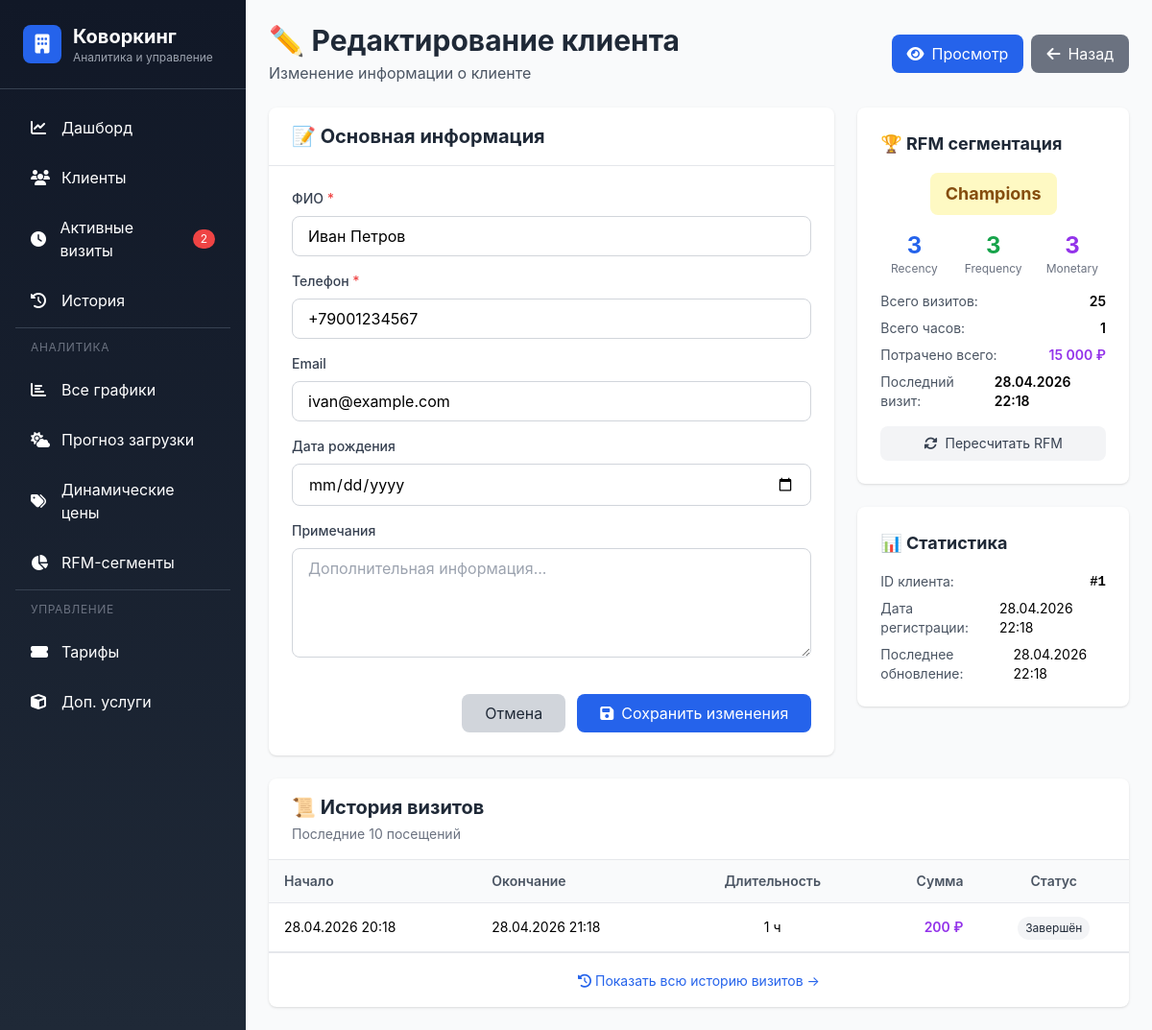
The app's page /client-edit.php?id=1 with its own data.
### tables this page shows
CREATE TABLE `clients` (
  `id` int(11) NOT NULL AUTO_INCREMENT,
  `full_name` varchar(255) NOT NULL,
  `phone` varchar(20) NOT NULL,
  `email` varchar(255) DEFAULT NULL,
  `birthday` date DEFAULT NULL,
  `registration_date` datetime DEFAULT current_timestamp(),
  `total_visits` int(11) DEFAULT 0,
  `total_hours` decimal(10,2) DEFAULT 0.00,
  `total_spent` decimal(10,2) DEFAULT 0.00,
  `last_visit_date` datetime DEFAULT NULL,
  `r_score` tinyint(4) DEFAULT 1,
  `f_score` tinyint(4) DEFAULT 1,
  `m_score` tinyint(4) DEFAULT 1,
  `rfm_segment` varchar(50) DEFAULT NULL,
  `is_active` tinyint(1) DEFAULT 1,
  `notes` text DEFAULT NULL,
  `created_at` timestamp NOT NULL DEFAULT current_timestamp(),
  `updated_at` timestamp NOT NULL DEFAULT current_timestamp() ON UPDATE current_timestamp(),
  PRIMARY KEY (`id`),
  UNIQUE KEY `phone` (`phone`),
  KEY `idx_phone` (`phone`),
  KEY `idx_rfm` (`r_score`,`f_score`,`m_score`),
  KEY `idx_last_visit` (`last_visit_date`)
);

CREATE TABLE `visits` (
  `id` int(11) NOT NULL AUTO_INCREMENT,
  `client_id` int(11) NOT NULL,
  `tariff_id` int(11) DEFAULT NULL,
  `start_time` datetime NOT NULL,
  `end_time` datetime DEFAULT NULL,
  `duration_hours` decimal(10,2) DEFAULT 0.00,
  `hourly_rate_applied` decimal(10,2) DEFAULT NULL,
  `subtotal` decimal(10,2) DEFAULT 0.00,
  `extra_services_total` decimal(10,2) DEFAULT 0.00,
  `discount` decimal(10,2) DEFAULT 0.00,
  `total_amount` decimal(10,2) DEFAULT 0.00,
  `status` enum('active','completed','cancelled') DEFAULT 'active',
  `extra_services_json` longtext DEFAULT NULL CHECK (json_valid(`extra_services_json`)),
  `walk_in` tinyint(1) DEFAULT 1,
  `created_at` timestamp NOT NULL DEFAULT current_timestamp(),
  PRIMARY KEY (`id`),
  KEY `tariff_id` (`tariff_id`),
  KEY `idx_client` (`client_id`),
  KEY `idx_status_time` (`status`,`start_time`),
  KEY `idx_start_time` (`start_time`),
  KEY `idx_date` (`start_time`),
  CONSTRAINT `visits_ibfk_1` FOREIGN KEY (`client_id`) REFERENCES `clients` (`id`) ON DELETE CASCADE,
  CONSTRAINT `visits_ibfk_2` FOREIGN KEY (`tariff_id`) REFERENCES `tariffs` (`id`)
);

### client-edit.php (the view, shortened to what the rows shown need)
<?php
$client_id = isset($_GET['id']) ? (int)$_GET['id'] : 0;
$db = getDB();
$stmt = $db->prepare("
    SELECT c.*,
           (SELECT COUNT(*) FROM visits WHERE client_id = c.id AND status = 'completed') as total_visits_count,
           (SELECT COALESCE(SUM(total_amount), 0) FROM visits WHERE client_id = c.id AND status = 'completed') as total_spent_amount,
           (SELECT SUM(duration_hours) FROM visits WHERE client_id = c.id AND status = 'completed') as total_hours
    FROM clients c
    WHERE c.id = ?
");
$stmt->execute([$client_id]);
$client = $stmt->fetch();
$stmt = $db->prepare("
    SELECT v.*, t.name as tariff_name,
           CASE
               WHEN v.status = 'active' THEN 'Активен'
               WHEN v.status = 'completed' THEN 'Завершён'
               ELSE 'Отменён'
           END as status_name
    FROM visits v
    LEFT JOIN tariffs t ON t.id = v.tariff_id
    WHERE v.client_id = ?
    ORDER BY v.start_time DESC
    LIMIT 10
");
$stmt->execute([$client_id]);
$visits_history = $stmt->fetchAll();
include 'header.php';
include 'left-menu.php';
?>
<div class="flex-1 p-6 bg-gray-50">
    <div class="max-w-6xl mx-auto">
        <div class="flex justify-between items-center mb-6">
            <div>
                <h1 class="text-3xl font-bold text-gray-800">✏️ Редактирование клиента</h1>
            </div>
        </div>
        <div class="grid grid-cols-1 lg:grid-cols-3 gap-6">
            <div class="lg:col-span-2">
                <div class="bg-white rounded-lg shadow">
                    <div class="border-b px-6 py-4">
                        <h2 class="text-xl font-bold text-gray-800">📝 Основная информация</h2>
                    </div>
                    <form method="POST" class="p-6">
                        <div class="space-y-4">
                            <div>
                                <label class="block text-sm font-medium text-gray-700 mb-2">
                                    ФИО <span class="text-red-500">*</span>
                                </label>
                                <input type="text"
                                       name="full_name"
                                       value="<?= htmlspecialchars($client['full_name']) ?>"
                                       required
                                       class="w-full border border-gray-300 rounded-lg px-4 py-2 focus:outline-none focus:ring-2 focus:ring-blue-500">
                            </div>
                            <div>
                                <label class="block text-sm font-medium text-gray-700 mb-2">
                                    Телефон <span class="text-red-500">*</span>
                                </label>
                                <input type="tel"
                                       name="phone"
                                       value="<?= htmlspecialchars($client['phone']) ?>"
                                       required
                                       id="phoneInput"
                                       class="w-full border border-gray-300 rounded-lg px-4 py-2 focus:outline-none focus:ring-2 focus:ring-blue-500">
                            </div>
                            <div>
                                <label class="block text-sm font-medium text-gray-700 mb-2">
                                    Email
                                </label>
                                <input type="email"
                                       name="email"
                                       value="<?= htmlspecialchars($client['email']) ?>"
                                       class="w-full border border-gray-300 rounded-lg px-4 py-2 focus:outline-none focus:ring-2 focus:ring-blue-500">
                            </div>
                        </div>
                    </form>
                </div>
            </div>
            <div class="space-y-6">
                <div class="bg-white rounded-lg shadow p-6">
                    <?php
                    $rfm_colors = [
                        'Champions' => 'bg-yellow-100 text-yellow-800 border-yellow-300',
                        'Loyal' => 'bg-green-100 text-green-800 border-green-300',
                        'Potential' => 'bg-blue-100 text-blue-800 border-blue-300',
                        'Promising' => 'bg-purple-100 text-purple-800 border-purple-300',
                        'Regular' => 'bg-gray-100 text-gray-800 border-gray-300',
                        'At Risk' => 'bg-red-100 text-red-800 border-red-300',
                        'Lost' => 'bg-gray-300 text-gray-700 border-gray-400',
                        'New' => 'bg-cyan-100 text-cyan-800 border-cyan-300'
                    ];
                    $segment = $client['rfm_segment'] ?? 'New';
                    $color = $rfm_colors[$segment] ?? 'bg-gray-100 text-gray-800';
                    ?>
                    <div class="text-center mb-4">
                        <span class="inline-block px-4 py-2 text-lg font-bold rounded-lg <?= $color ?>">
                            <?= $segment ?>
                        </span>
                    </div>
                    <div class="grid grid-cols-3 gap-3 text-center mb-4">
                        <div>
                            <div class="text-2xl font-bold text-blue-600"><?= $client['r_score'] ?? 1 ?></div>
                            <div class="text-xs text-gray-500">Recency</div>
                        </div>
                        <div>
                            <div class="text-2xl font-bold text-green-600"><?= $client['f_score'] ?? 1 ?></div>
                            <div class="text-xs text-gray-500">Frequency</div>
                        </div>
                        <div>
                            <div class="text-2xl font-bold text-purple-600"><?= $client['m_score'] ?? 1 ?></div>
                            <div class="text-xs text-gray-500">Monetary</div>
                        </div>
                    </div>
                    <div class="space-y-2 text-sm">
                        <div class="flex justify-between">
                            <span class="text-gray-600">Всего визитов:</span>
                            <span class="font-semibold"><?= $client['total_visits'] ?? 0 ?></span>
                        </div>
                        <div class="flex justify-between">
                            <span class="text-gray-600">Потрачено всего:</span>
                            <span class="font-semibold text-purple-600"><?= number_format($client['total_spent'] ?? 0, 0, ',', ' ') ?> ₽</span>
                        </div>
                        <div class="flex justify-between">
                            <span class="text-gray-600">Последний визит:</span>
                            <span class="font-semibold"><?= $client['last_visit_date'] ? date('d.m.Y H:i', strtotime($client['last_visit_date'])) : 'Нет визитов' ?></span>
                        </div>
                    </div>
                </div>
                <div class="bg-white rounded-lg shadow p-6">
                    <div class="space-y-2 text-sm">
                        <div class="flex justify-between">
                            <span class="text-gray-600">ID клиента:</span>
                            <span class="font-mono font-semibold">#<?= $client['id'] ?></span>
                        </div>
                        <div class="flex justify-between">
                            <span class="text-gray-600">Дата регистрации:</span>
                            <span><?= date('d.m.Y H:i', strtotime($client['registration_date'])) ?></span>
                        </div>
                        <div class="flex justify-between">
                            <span class="text-gray-600">Последнее обновление:</span>
                            <span><?= date('d.m.Y H:i', strtotime($client['updated_at'])) ?></span>
                        </div>
                    </div>
                </div>
            </div>
            <div class="lg:col-span-3">
                <div class="bg-white rounded-lg shadow">
                    <div class="border-b px-6 py-4">
                        <h2 class="text-xl font-bold text-gray-800">📜 История визитов</h2>
                    </div>
                    <div class="overflow-x-auto">
                        <table class="w-full">
                            <thead class="bg-gray-50 border-b">
                                <tr>
                                    <th class="text-left py-3 px-4 text-sm font-semibold text-gray-600">Начало</th>
                                    <th class="text-left py-3 px-4 text-sm font-semibold text-gray-600">Окончание</th>
                                    <th class="text-center py-3 px-4 text-sm font-semibold text-gray-600">Длительность</th>
                                    <th class="text-right py-3 px-4 text-sm font-semibold text-gray-600">Сумма</th>
                                    <th class="text-center py-3 px-4 text-sm font-semibold text-gray-600">Статус</th>
                                </tr>
                            </thead>
                            <tbody>
                                <?php if (empty($visits_history)): ?>
                                    <tr>
                                        <td colspan="5" class="text-center py-8 text-gray-500">
                                            <i class="fas fa-clock fa-2x mb-2 block"></i>
                                            У клиента пока нет визитов
                                        </td>
                                    </tr>
                                <?php else: ?>
                                    <?php foreach ($visits_history as $visit): ?>
                                        <tr class="border-b hover:bg-gray-50">
                                            <td class="py-3 px-4 text-sm"><?= date('d.m.Y H:i', strtotime($visit['start_time'])) ?></td>
                                            <td class="py-3 px-4 text-sm">
                                                <?= $visit['end_time'] ? date('d.m.Y H:i', strtotime($visit['end_time'])) : '—' ?>
                                            </td>
                                            <td class="py-3 px-4 text-center text-sm">
                                                <?= $visit['duration_hours'] ? round($visit['duration_hours'], 1) . ' ч' : '—' ?>
                                            </td>
                                            <td class="py-3 px-4 text-right text-sm font-semibold text-purple-600">
                                                <?= number_format($visit['total_amount'], 0, ',', ' ') ?> ₽
                                            </td>
                                            <td class="py-3 px-4 text-center">
                                                <span class="inline-block px-2 py-1 text-xs rounded-full
                                                    <?= $visit['status'] == 'active' ? 'bg-green-100 text-green-800' : 'bg-gray-100 text-gray-800' ?>">
                                                    <?= $visit['status_name'] ?>
                                                </span>
                                            </td>
                                        </tr>
                                    <?php endforeach; ?>
                                <?php endif; ?>
                            </tbody>
                        </table>
                    </div>
                </div>
            </div>
        </div>
    </div>
</div>
<?php include 'footer.php'; ?>

### records on screen
clients: full_name "Иван Петров", phone "+79001234567", email "ivan@example.com", rfm_segment "Champions", r_score "3", f_score "3", m_score "3", total_visits "25", total_spent "15 000", last_visit_date "28.04.2026 22:18", id "1", registration_date "28.04.2026 22:18", updated_at "28.04.2026 22:18"
visits: start_time "28.04.2026 20:18", end_time "28.04.2026 21:18", duration_hours "1", total_amount "200", status_name "Завершён"

### other values on screen
$active_count "2"
$client['total_hours'] "1"
